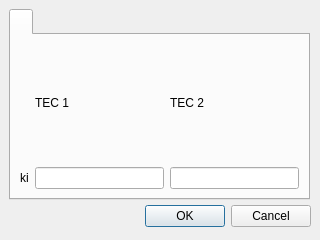
<?xml version="1.0" encoding="UTF-8"?>
<ui version="4.0">
 <class>Dialog</class>
 <widget class="QDialog" name="Dialog">
  <property name="geometry">
   <rect>
    <x>0</x>
    <y>0</y>
    <width>320</width>
    <height>240</height>
   </rect>
  </property>
  <property name="windowTitle">
   <string>Dialog</string>
  </property>
  <widget class="QDialogButtonBox" name="buttonBox">
   <property name="geometry">
    <rect>
     <x>10</x>
     <y>200</y>
     <width>301</width>
     <height>32</height>
    </rect>
   </property>
   <property name="orientation">
    <enum>Qt::Horizontal</enum>
   </property>
   <property name="standardButtons">
    <set>QDialogButtonBox::Cancel|QDialogButtonBox::Ok</set>
   </property>
  </widget>
  <widget class="QTabWidget" name="gridTabWidget">
   <property name="geometry">
    <rect>
     <x>9</x>
     <y>9</y>
     <width>301</width>
     <height>191</height>
    </rect>
   </property>
   <widget class="QWidget" name="gridTabWidgetPage1" native="true">
    <attribute name="title">
     <string/>
    </attribute>
    <layout class="QGridLayout" name="gridLayout">
     <item row="1" column="2">
      <widget class="QLineEdit" name="lineEdit_2"/>
     </item>
     <item row="1" column="1">
      <widget class="QLineEdit" name="lineEdit"/>
     </item>
     <item row="1" column="0">
      <widget class="QLabel" name="label">
       <property name="text">
        <string>ki</string>
       </property>
      </widget>
     </item>
     <item row="0" column="1">
      <widget class="QLabel" name="label_2">
       <property name="text">
        <string>TEC 1</string>
       </property>
      </widget>
     </item>
     <item row="0" column="2">
      <widget class="QLabel" name="label_3">
       <property name="text">
        <string>TEC 2</string>
       </property>
      </widget>
     </item>
    </layout>
   </widget>
  </widget>
 </widget>
 <resources/>
 <connections>
  <connection>
   <sender>buttonBox</sender>
   <signal>accepted()</signal>
   <receiver>Dialog</receiver>
   <slot>accept()</slot>
   <hints>
    <hint type="sourcelabel">
     <x>248</x>
     <y>254</y>
    </hint>
    <hint type="destinationlabel">
     <x>157</x>
     <y>274</y>
    </hint>
   </hints>
  </connection>
  <connection>
   <sender>buttonBox</sender>
   <signal>rejected()</signal>
   <receiver>Dialog</receiver>
   <slot>reject()</slot>
   <hints>
    <hint type="sourcelabel">
     <x>316</x>
     <y>260</y>
    </hint>
    <hint type="destinationlabel">
     <x>286</x>
     <y>274</y>
    </hint>
   </hints>
  </connection>
 </connections>
</ui>
